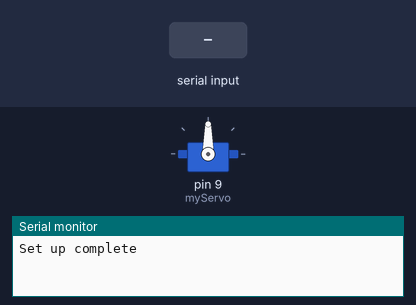
Simulated run of this sketch. Board: Arduino Uno, built with avr-gcc and run on an emulated ATmega328P. Parts: servo, the last lines printed to the serial monitor. The inputs (shaded band) are chosen by the test bench.

Above: at 1.2 s.
1.3 s: "90:45\n" received over the second serial link
At 2.4 s:
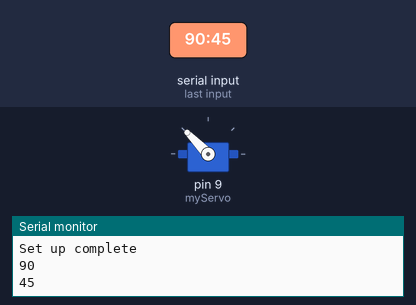
2.8 s: "30:150\n" received over the second serial link
At 3.7 s:
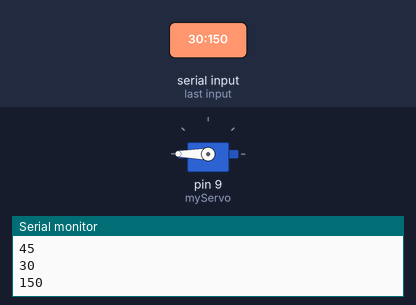
Timing chart, 0 to 5.8 s (numbered marks = the images above; inputs shaded):
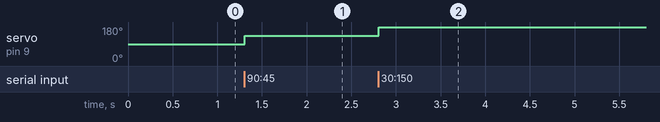

The sketch:

servo_controller.ino
```cpp
#include <Servo.h>
#include <SoftwareSerial.h>

Servo myServo;
SoftwareSerial mySerial(6, 5);

String value;
int angle;
int prevValue = 0;

char command;

void setup() {
  // put your setup code here, to run once:
  Serial.begin(57600);
  Serial.println("Set up complete");
  mySerial.begin(9600);
  myServo.attach(9);
}

void loop() {
  // put your main code here, to run repeatedly:
  // if there's a new command reset the string
  if(mySerial.available()){
    value = "";
    }

    // Construct the command string fetching the bytes, sent by Android, one by one.
    while(mySerial.available()){
      command = ((byte)mySerial.read());

      if(command == ':') {
        break;
      } else {
        value += command;
      }
      delay(1);
    }

    int casted = value.toInt();
    if(prevValue != casted){
      Serial.println(casted);
      angle = map(casted, -75, 85, 0, 179); // In case, re-map values as you wish
      myServo.write(angle);
      prevValue = casted;
    } else {
        prevValue = casted;
    }

    delay(1);
}
```

Measured:
- after the input at 1.3 s, servo on pin 9 (myServo): 90° → 134° at once
- after the input at 2.8 s, servo on pin 9 (myServo): 134° → 180° at once
